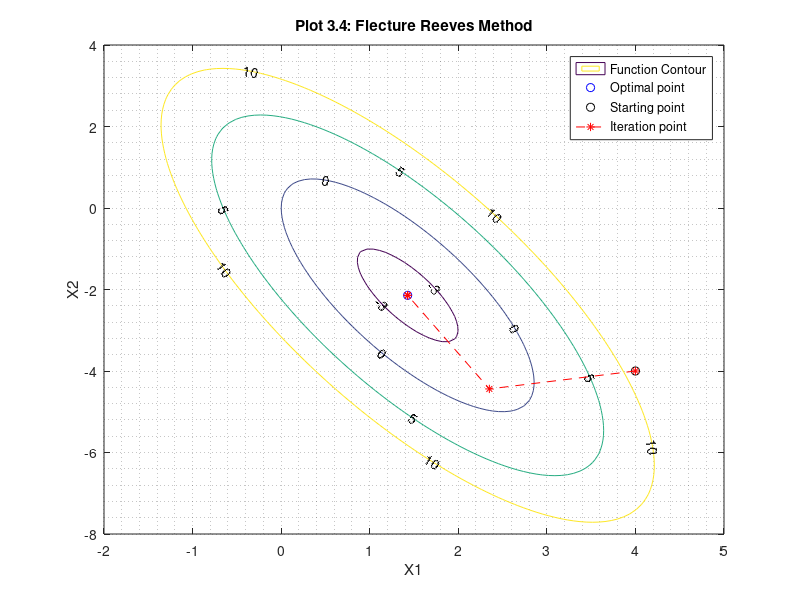

Source code (MATLAB):
% This script is for the Homework 3.4 Fletcher Reeves 
% The given function is 
% f(x1,x2)=(4*(x1)*(x1))+((x2)*(x2))-(5*(x1))+(3*(x1)*(x2));
% Initial condition [4;-4]
%% Iteration 1
clc,clear,close;
format rat;
display('OPTIMAL DESIGN: HOMEWORK 3.4 : FLETCHER REEVES');
display('Iteration 1--> (Referring values from Steepest Descent method)');
x1=(5153/2192);x2=-(2433/548);
s0_1=-15;s0_2=-4;
% derivative of function in with respect to x1
display('Iteration 2-->')
df1_1=(8*(x1))-5+(3*(x2));
df1_2=(2*(x2))+(3*(x1));
display(x1); display(x2);display(s0_1);display(s0_2);display(df1_1);display(df1_2);
beta_0=((df1_1)^2+(df1_2)^2)/((s0_1)^2+(s0_2)^2);
s1_dash=-(df1_1)+(beta_0)*(s0_1);
s2_dash=-(df1_2)+(beta_0)*(s0_2);
display(beta_0);display(s1_dash);display(s2_dash);
s1=s1_dash;s2=s2_dash;
% alpha in terms of x1,s1,x2& s2 obtained in 3.2 section of this homework report
alpha=((5*s1)-(8*x1*s1)-(2*x2*s2)-(3*x1*s2)-(3*x2*s1))/((8*s1*s1)+(2*s2*s2)+(6*s1*s2));
display(alpha)
x11_dash=x1+(alpha*s1_dash);
x12_dash=x2+(alpha*s2_dash);
x1=x11_dash;x2=x12_dash;
display('Iteration 3-->')
df2_1=(8*1.4286)-5+(-3*2.1429);
df2_2=(-2*2.1429)+(3*1.4286);
display(df2_1);display(df2_2);
fprintf('As the value of derivative reaches to 0, no further iteration is required');
%% Contour Plot
X11=linspace(-2,5);
X12=linspace(-8,4);
[X1,X2]=meshgrid(X11,X12);
fx= (4.*X1.^2) + (X2.^2) - (5.*X1) + (3.*X1.*X2);
% optimal point 
X_OPT1=10/7;X_OPT2=(-15/7);
X1_dash=[4;717/305;1.4286;10/7];
X2_dash=[-4;-2433/548;-2.1429;-15/7];
[C,h]=contour(X1,X2,fx,[-3,0,5,10]);
clabel(C,h)
title('Plot 3.4: Flecture Reeves Method'); 
xlabel('X1');
ylabel('X2');
hold on;
grid minor;
plot ((10/7),(-15/7),'bo');
hold on;
plot (4,-4,'ko');
plot(X1_dash,X2_dash,'--r*');
legend('Function Contour','Optimal point','Starting point','Iteration point');
